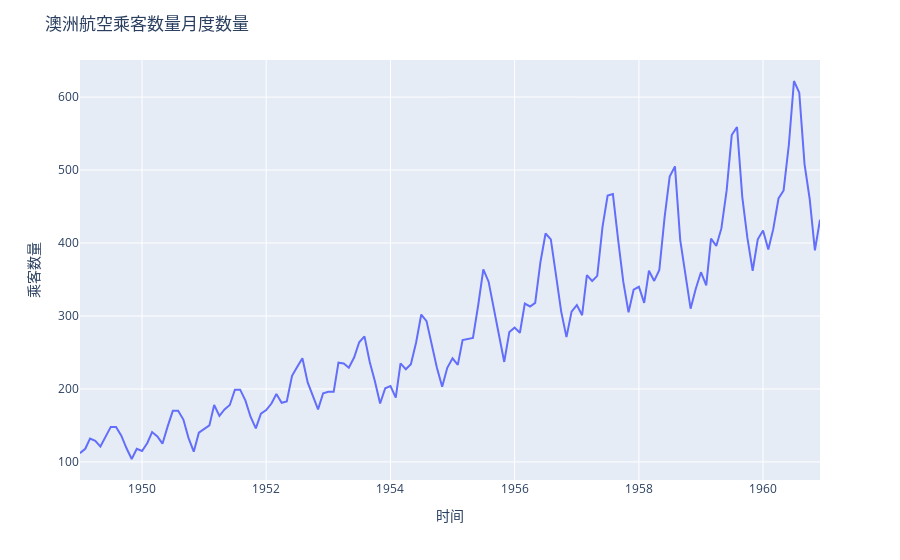

Notebook code for this chart:
### Markdown cell above
#### 使用 plotly.express 来画时间序列
* 我把日期转成了索引(index), 所以 x 轴使用了 data.index
* 我们使用 乘客数量(Passengers) 来做为 y 轴
* 为了让 x 轴和 y轴的提示都是中文，我在 line 函数中增加了一个 labels参数
  * 它接收是一个 dict 对象，key 里是原始显示的名字，value 是新的显示名字 
  * x 轴因为指定的是 data.index, 没有名字，所以 key 是 'x'
  * y 轴因为指定的Passengers, 所以 key 是 'Passengers'

### Code cell
import plotly.express as px
fig = px.line(
    data,
    x = data.index,
    y ='Passengers',
    labels = {'x': '时间','Passengers': '乘客数量'}
)
fig.update_layout(title_text='澳洲航空乘客数量月度数量')
fig.show()

### Figure 1 — Plotly figure (JSON) as saved in the notebook; plotly's stock layout.template omitted (floating-point values rounded to 4 significant figures; data arrays with more than 128 entries replaced by an {"elided": "..."} marker saying what was removed)
{"data": [{"hovertemplate": "时间=%{x}<br>乘客数量=%{y}<extra></extra>", "legendgroup": "", "line": {"color": "#636efa", "dash": "solid"}, "mode": "lines", "name": "", "showlegend": false, "type": "scatter", "x": {"elided": "144 str values"}, "xaxis": "x", "y": {"elided": "144 int values"}, "yaxis": "y"}], "layout": {"legend": {"tracegroupgap": 0}, "margin": {"t": 60}, "title": {"text": "澳洲航空乘客数量月度数量"}, "xaxis": {"anchor": "y", "domain": [0, 1], "title": {"text": "时间"}}, "yaxis": {"anchor": "x", "domain": [0, 1], "title": {"text": "乘客数量"}}}}
